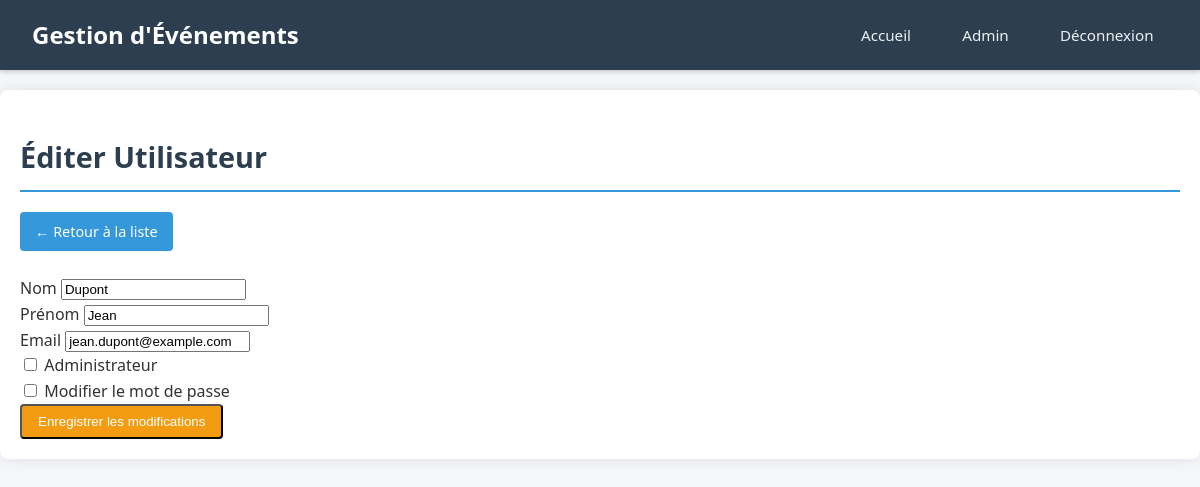
Page /editer_utilisateur.php?id=1 (signed in) on the committed database.
### tables this page shows
CREATE TABLE `utilisateurs` (
  `id` int(11) NOT NULL,
  `nom` varchar(50) NOT NULL,
  `prenom` varchar(50) NOT NULL,
  `email` varchar(100) NOT NULL,
  `mot_de_passe` varchar(255) NOT NULL,
  `is_admin` tinyint(1) DEFAULT '0',
  `date_inscription` timestamp NOT NULL DEFAULT CURRENT_TIMESTAMP
);

### editer_utilisateur.php (the view, shortened to what this page needs)
<?php
require_once 'db_config.php';
$user = null;
if (isset($_GET['id'])) {
    $user_id = intval($_GET['id']);
    $stmt = $conn->prepare("SELECT id, nom, prenom, email, is_admin FROM utilisateurs WHERE id = ?");
    $stmt->bind_param("i", $user_id);
    $stmt->execute();
    $result = $stmt->get_result();
    $user = $result->fetch_assoc();
}
?>
<!DOCTYPE html>
<html lang="fr">
<head>
    <link rel="stylesheet" href="styleadmin.css">
    <link rel="stylesheet" href="style_utilisateurs.css">
</head>
<body>
    <?php include 'header.php'; ?>
    <div class="admin-container">
        <h2>Éditer Utilisateur</h2>
        <div class="admin-actions">
            <a href="gestion_utilisateurs.php">← Retour à la liste</a>
        </div>
        <form method="post" class="user-form">
            <div class="form-row">
                <div class="form-group">
                    <label for="nom">Nom</label>
                    <input type="text" id="nom" name="nom" value="<?= htmlspecialchars($user['nom']) ?>" required>
                </div>
                <div class="form-group">
                    <label for="prenom">Prénom</label>
                    <input type="text" id="prenom" name="prenom" value="<?= htmlspecialchars($user['prenom']) ?>" required>
                </div>
            </div>
            <div class="form-row">
                <div class="form-group">
                    <label for="email">Email</label>
                    <input type="email" id="email" name="email" value="<?= htmlspecialchars($user['email']) ?>" required>
                </div>
                <div class="form-group">
                    <label>
                        <input type="checkbox" name="is_admin" value="1" <?= $user['is_admin'] ? 'checked' : '' ?>>
                        Administrateur
                    </label>
                </div>
            </div>
            <div class="form-row">
                <div class="form-group">
                    <label>
                        <input type="checkbox" name="change_password" id="change_password">
                        Modifier le mot de passe
                    </label>
                </div>
            </div>
            <div class="form-row">
                <button type="submit" class="btn-edit">Enregistrer les modifications</button>
            </div>
        </form>
    </div>
</body>
</html>

### styleadmin.css (style rules this page uses)
body { font-family: 'Segoe UI', Tahoma, Geneva, Verdana, sans-serif; line-height: 1.6; color: #333; background-color: #f5f7fa; margin: 0; padding: 0; }
.admin-container { max-width: 1200px; margin: 2rem auto; padding: 2rem; background-color: #fff; box-shadow: 0 0 20px rgba(0, 0, 0, 0.08); border-radius: 10px; }
.admin-container h2 { color: #2c3e50; margin-bottom: 1.5rem; padding-bottom: 0.5rem; border-bottom: 2px solid #3498db; font-size: 1.8rem; }
.admin-actions { display: flex; gap: 1rem; margin-bottom: 2rem; flex-wrap: wrap; }
.admin-actions a { padding: 0.6rem 1.2rem; background-color: #3498db; color: white; text-decoration: none; border-radius: 6px; transition: all 0.3s ease; font-size: 0.95rem; display: flex; align-items: center; gap: 0.5rem; }
.btn-edit { background-color: #f39c12; color: white; padding: 0.5rem 1rem; border-radius: 4px; text-decoration: none; transition: all 0.2s; display: inline-flex; align-items: center; gap: 0.5rem; }

### style_utilisateurs.css (style rules this page uses)
.admin-container { max-width: 1200px; margin: 20px auto; padding: 20px; background-color: #fff; box-shadow: 0 0 15px rgba(0, 0, 0, 0.1); border-radius: 8px; }
.admin-container h2 { color: #2c3e50; border-bottom: 2px solid #3498db; padding-bottom: 10px; margin-bottom: 20px; }
.admin-actions { display: flex; gap: 15px; margin-bottom: 25px; flex-wrap: wrap; }
.admin-actions a { padding: 8px 15px; background-color: #3498db; color: white; text-decoration: none; border-radius: 4px; transition: all 0.3s; font-size: 0.9em; }

### rows in the picture
utilisateurs: nom "Dupont", prenom "Jean", email "jean.dupont@example.com"
